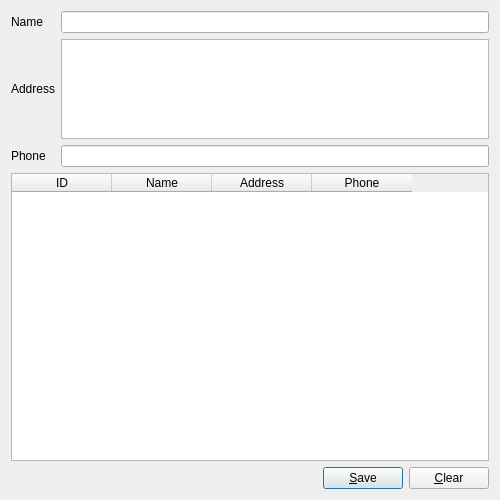
<?xml version="1.0" encoding="UTF-8"?>
<ui version="4.0">
 <class>EditAgentDialog</class>
 <widget class="QDialog" name="EditAgentDialog">
  <property name="geometry">
   <rect>
    <x>0</x>
    <y>0</y>
    <width>500</width>
    <height>500</height>
   </rect>
  </property>
  <property name="windowTitle">
   <string>Edit Agent</string>
  </property>
  <layout class="QGridLayout" name="gridLayout_2">
   <item row="0" column="0">
    <layout class="QVBoxLayout" name="verticalLayout">
     <item>
      <layout class="QGridLayout" name="gridLayout">
       <item row="0" column="0">
        <widget class="QLabel" name="label">
         <property name="text">
          <string>Name</string>
         </property>
        </widget>
       </item>
       <item row="0" column="1">
        <widget class="QLineEdit" name="nameEdit"/>
       </item>
       <item row="1" column="0">
        <widget class="QLabel" name="label_2">
         <property name="text">
          <string>Address</string>
         </property>
        </widget>
       </item>
       <item row="2" column="0">
        <widget class="QLabel" name="label_3">
         <property name="text">
          <string>Phone</string>
         </property>
        </widget>
       </item>
       <item row="2" column="1">
        <widget class="QLineEdit" name="phoneEdit"/>
       </item>
       <item row="1" column="1">
        <widget class="QTextEdit" name="addressEdit">
         <property name="sizePolicy">
          <sizepolicy hsizetype="Expanding" vsizetype="Fixed">
           <horstretch>0</horstretch>
           <verstretch>0</verstretch>
          </sizepolicy>
         </property>
         <property name="maximumSize">
          <size>
           <width>16777215</width>
           <height>100</height>
          </size>
         </property>
         <property name="tabChangesFocus">
          <bool>true</bool>
         </property>
        </widget>
       </item>
      </layout>
     </item>
     <item>
      <widget class="QTableWidget" name="tableWidget">
       <property name="sizePolicy">
        <sizepolicy hsizetype="Expanding" vsizetype="Expanding">
         <horstretch>0</horstretch>
         <verstretch>1</verstretch>
        </sizepolicy>
       </property>
       <property name="editTriggers">
        <set>QAbstractItemView::NoEditTriggers</set>
       </property>
       <property name="alternatingRowColors">
        <bool>true</bool>
       </property>
       <property name="selectionMode">
        <enum>QAbstractItemView::SingleSelection</enum>
       </property>
       <property name="selectionBehavior">
        <enum>QAbstractItemView::SelectRows</enum>
       </property>
       <property name="horizontalScrollMode">
        <enum>QAbstractItemView::ScrollPerPixel</enum>
       </property>
       <property name="columnCount">
        <number>4</number>
       </property>
       <attribute name="verticalHeaderVisible">
        <bool>false</bool>
       </attribute>
       <column>
        <property name="text">
         <string>ID</string>
        </property>
       </column>
       <column>
        <property name="text">
         <string>Name</string>
        </property>
       </column>
       <column>
        <property name="text">
         <string>Address</string>
        </property>
       </column>
       <column>
        <property name="text">
         <string>Phone</string>
        </property>
       </column>
      </widget>
     </item>
     <item>
      <layout class="QHBoxLayout" name="horizontalLayout">
       <item>
        <spacer name="horizontalSpacer">
         <property name="orientation">
          <enum>Qt::Horizontal</enum>
         </property>
         <property name="sizeHint" stdset="0">
          <size>
           <width>40</width>
           <height>20</height>
          </size>
         </property>
        </spacer>
       </item>
       <item>
        <widget class="QPushButton" name="saveButton">
         <property name="text">
          <string>&amp;Save</string>
         </property>
        </widget>
       </item>
       <item>
        <widget class="QPushButton" name="clearButton">
         <property name="text">
          <string>&amp;Clear</string>
         </property>
        </widget>
       </item>
      </layout>
     </item>
    </layout>
   </item>
  </layout>
 </widget>
 <resources/>
 <connections>
  <connection>
   <sender>clearButton</sender>
   <signal>clicked()</signal>
   <receiver>phoneEdit</receiver>
   <slot>clear()</slot>
   <hints>
    <hint type="sourcelabel">
     <x>442</x>
     <y>434</y>
    </hint>
    <hint type="destinationlabel">
     <x>90</x>
     <y>237</y>
    </hint>
   </hints>
  </connection>
  <connection>
   <sender>clearButton</sender>
   <signal>clicked()</signal>
   <receiver>addressEdit</receiver>
   <slot>clear()</slot>
   <hints>
    <hint type="sourcelabel">
     <x>462</x>
     <y>423</y>
    </hint>
    <hint type="destinationlabel">
     <x>106</x>
     <y>228</y>
    </hint>
   </hints>
  </connection>
  <connection>
   <sender>clearButton</sender>
   <signal>clicked()</signal>
   <receiver>nameEdit</receiver>
   <slot>clear()</slot>
   <hints>
    <hint type="sourcelabel">
     <x>461</x>
     <y>423</y>
    </hint>
    <hint type="destinationlabel">
     <x>120</x>
     <y>17</y>
    </hint>
   </hints>
  </connection>
 </connections>
</ui>
